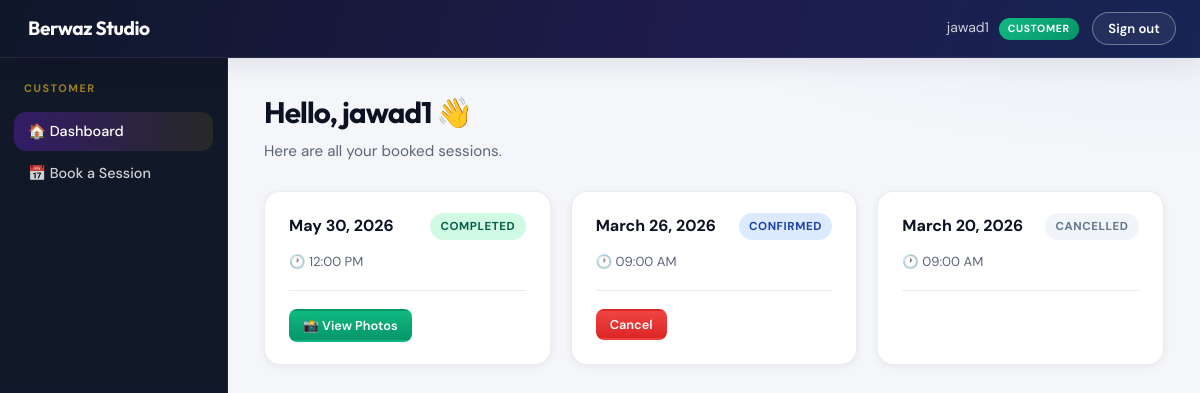
Page /dashboard/ (signed in) on the committed database.
### core/models.py (models this page shows, shortened)
class Profile(models.Model):
    ROLE_CHOICES = [
        ('customer',     'Customer'),
        ('photographer', 'Photographer'),
    ]
    user  = models.OneToOneField(User, on_delete=models.CASCADE, related_name='profile')
    role  = models.CharField(max_length=20, choices=ROLE_CHOICES, default='customer')
    phone = models.CharField(max_length=20, blank=True)

### bookings/models.py (models this page shows, shortened)
class Booking(models.Model):
    STATUS_CHOICES = [
        ('confirmed', 'Confirmed'),
        ('completed', 'Completed'),
        ('cancelled', 'Cancelled'),
    ]
    customer     = models.ForeignKey(User, on_delete=models.CASCADE, related_name='bookings')
    session_date = models.DateField()
    session_time = models.TimeField()
    status       = models.CharField(max_length=20, choices=STATUS_CHOICES, default='confirmed')
    notes        = models.TextField(blank=True)
    created_at   = models.DateTimeField(auto_now_add=True)
    class Meta:
        unique_together = ('session_date', 'session_time')
        ordering = ['-session_date', '-session_time']
    def time_12h(self):
        return self.session_time.strftime('%I:%M %p')

### core/views.py (the view)
# urls.py: path('dashboard/',     views.customer_dashboard,     name='customer_dashboard'),
@login_required
@customer_required
def customer_dashboard(request):
    from bookings.models import Booking
    bookings = Booking.objects.filter(customer=request.user).order_by('-session_date')
    return render(request, 'core/customer_dashboard.html', {'bookings': bookings})

### templates/core/customer_dashboard.html (shortened to what this page needs)
{% extends 'base.html' %}
{% block content %}
<div class="app-layout">
  <div class="sidebar">
    <div class="sidebar-title">Customer</div>
    <a href="{% url 'customer_dashboard' %}" class="active">🏠 Dashboard</a>
    <a href="{% url 'calendar' %}">📅 Book a Session</a>
  </div>
  <div class="main-content">
    <div class="page-header">
      <h1>Hello, {{ user.username }} 👋</h1>
      <p>Here are all your booked sessions.</p>
    </div>
    {% if bookings %}
    <div class="card-grid">
      {% for booking in bookings %}
      <div class="card">
        <div class="flex justify-between align-center" style="margin-bottom:.75rem;">
          <strong>{{ booking.session_date }}</strong>
          <span class="badge badge-{{ booking.status }}">{{ booking.status }}</span>
        </div>
        <p class="text-muted text-small">🕐 {{ booking.time_12h }}</p>
        <hr class="divider">
        <div class="flex gap-1">
          {% if booking.status == 'completed' %}
          <a href="{% url 'customer_gallery' booking.id %}" class="btn btn-success btn-sm">📸 View Photos</a>
          {% endif %}
          {% if booking.status == 'confirmed' %}
          <button onclick="cancelBooking({{ booking.id }}, this)" class="btn btn-danger btn-sm">Cancel</button>
          {% endif %}
        </div>
      </div>
      {% endfor %}
    </div>
    {% endif %}
  </div>
</div>
{% endblock %}

### templates/base.html (shortened to what this page needs)
{% load static %}
<!DOCTYPE html>
<html lang="en">
<head>
  <link rel="stylesheet" href="{% static 'css/main.css' %}?v=7">
</head>
<body>
  <nav class="navbar">
    <div class="navbar-brand">Berwaz Studio</div>
    {% if user.is_authenticated %}
    <div class="navbar-right">
      <span class="navbar-user">{{ user.username }}
        <span class="role-badge role-{{ user.profile.role }}">{{ user.profile.role }}</span>
      </span>
      <a href="{% url 'logout' %}" class="btn btn-outline-white">Sign out</a>
    </div>
    {% endif %}
  </nav>
  <div class="page-wrapper">
    {% block content %}{% endblock %}
  </div>
</body>
</html>

### rows in the picture
Booking: session_date "May 30, 2026", status "COMPLETED", time_12h "12:00 PM", shows "📸 View Photos"
Booking: session_date "March 26, 2026", status "CONFIRMED", time_12h "09:00 AM"
Booking: session_date "March 20, 2026", status "CANCELLED", time_12h "09:00 AM"

### other values in the picture
{{ user.username }} "jawad1"
{{ user.profile.role }} "CUSTOMER"
